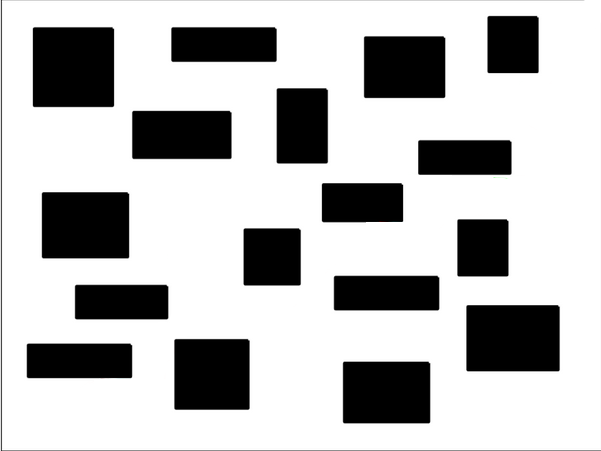
//> input picture build/complex_env.png, 601 x 451 px
$ ./mapRRT   (built with g++ and OpenCV 4)
//> lines starting //> are read from the running program, lines starting //| are printed output that depends on the picture; after the words box and inside, x2 and y2 are one past the last pixel; in counts of white or black regions, pixels touching at a corner belong together
// Original RRT algo repo:
//https://github.com/nikhilchandak/Rapidly-Exploring-Random-Trees

// To run the RRT and run the waypoint and colreg mission directly after the waypoints have been generated:
//./sfml-app ; cd; cd moos-ivp-tschaefe/missions/m2_berta_blackout ; ktm; ./clean.sh; ./launch.sh

// To test square.PNG or im_with_coord.png:
//modify start stop coordinates
//modify image name and height width
//modify threshold type
//modify jump size
//modify biased sampling zone


//includes files and namespaces ---------------------------------------

#include <chrono>
#include <cmath>
#include <iostream>
#include <cstdio>
#include <random>
#include <SFML/Graphics.hpp>
#include <geometry.h>
#include <fstream>
namespace MyLib
{
    using GeometryPoint = Point;
}
#include <opencv2/opencv.hpp>
#include <iostream>
#include <vector>
using namespace cv;
using namespace std ;


//visualization and simulation parameters--------------------------------------------------------------------------------


bool see_image_processing_only = false;
bool visualize_sampling_area = false;
bool visualize_sampling = false;
int nb_max_iterations = 1000 ;
int nb_max_iterations_after_found = 1000;
bool optimize_sampling_nodes = true;
bool optimize_sampling_obstacles = false;

int nb_simulations = 0;
int nb_total_simulations = 1;


// [25 lines of commented-out code are left out]

string image_name = "complex_env.png";
const int WIDTH = 601 ;
const int HEIGHT = 451 ;

// [23 lines of commented-out code are left out]

const int RADIUS = 5 ;
const double GOAL_SAMPLING_PROB = 0.05;
const double INF = 1e18;

// [5 lines of commented-out code are left out]
const double JUMP_SIZE = (WIDTH+HEIGHT)/9 ; //tentative for all maps (except bugtrap)
//const double JUMP_SIZE = 75; //for bugtrap.png
//const double JUMP_SIZE = 15; //for smartRRT.png
const double DISK_SIZE = JUMP_SIZE ; // Ball radius around which nearby points are found

int path_point_id =0;
int obstacle_id =0;
int obstacle_vertex_id =0;

int iterations = 0 ; int iterations_after_found =0; //added here, was declared in main before, did it to use it in RRT() modulo 3 to biase the sampling around obstacle edge

vector < Polygon > obstacles ;
MyLib::GeometryPoint start, stop ;
int obstacle_cnt = 1 ;

vector<MyLib::GeometryPoint> nodes ;
vector<MyLib::GeometryPoint> path_points ;

vector<int> parent, nearby ;
vector < double > cost, jumps ;
int nodeCnt = 0, goalIndex = -1 ;

vector <sf::ConvexShape> polygons ;
sf::CircleShape startingPoint, endingPoint ;
bool pathFound = 0 ;

template <typename T> // Returns a random number in [low, high]
// [97 lines left out: functions randomCoordinate, pickRandomPointAround, resizeView, convert_to_pmarineviewer, convert_latlon_to_pixels, not called in this run]


// Prepares SFML objects of starting, ending point and obstacles
void prepareInput() {
	// Make starting and ending point circles ready
	startingPoint.setRadius(RADIUS); endingPoint.setRadius(RADIUS);
    startingPoint.setFillColor(sf::Color(208, 0, 240)); endingPoint.setFillColor(sf::Color::Blue);
    startingPoint.setPosition(start.x, start.y); endingPoint.setPosition(stop.x, stop.y);
    startingPoint.setOrigin(RADIUS/2, RADIUS/2); endingPoint.setOrigin(RADIUS/2, RADIUS/2);

    // Prepare polygon of obstacles
	polygons.resize(obstacle_cnt);
	for(int i = 0; i < obstacle_cnt; i++) {
		polygons[i].setPointCount(obstacles[i].pointCnt);
		polygons[i].setFillColor(sf::Color(89, 87, 98));
		for(int j = 0; j < obstacles[i].pointCnt; j++)
			polygons[i].setPoint(j, sf::Vector2f(obstacles[i].points[j].x, obstacles[i].points[j].y));
	}
}

// [117 lines left out: functions draw, isEdgeObstacleFree, pickRandomPoint, checkDestinationReached, not called in this run]

/* Inserts nodes on the path from rootIndex till Point q such
   that successive nodes on the path are not more than
   JUMP_SIZE distance away */
// [12 lines left out: function insertNodesInPath, not called in this run]

/*  Rewires the parents of the tree greedily starting from
	the new node found in this iterationsation as the parent */
// [15 lines left out: function rewire, not called in this run]

/*	Runs one iteration of RRT depending on user choice
	At least one new node is added on the screen each iteration. */
// [162 lines left out: function RRT, not called in this run]

/////////////////////////////////////////////////////////////////////////////MAIN

int main() {


////////////////////////////////////////////map part

Mat image = imread(image_name);
//> image is the input picture: 451 rows x 601 cols, CV_8UC3; mean B, G, R 186.3, 186.3, 186.3

    const int WIDTH = image.cols ;
//> WIDTH = 601
    const int HEIGHT = image.rows ;
//> HEIGHT = 451


    // Convert the image to grayscale
    Mat gray_image;
    cvtColor(image, gray_image, COLOR_BGR2GRAY);

    // Apply a threshold to the image to isolate the dark areas that correspond to the water bodies
    Mat thresholded_image;
  //threshold(gray_image, thresholded_image, 100, 10, THRESH_BINARY_INV); //this line is for black obstacles. remove _INV for water area (since we want dark zones to be not obstacles)// for square.png
  threshold(gray_image, thresholded_image, 40, 10, THRESH_BINARY_INV); // for M6 this line is for black obstacles. remove _INV for water area (since we want dark zones to be not obstacles)// for square.png
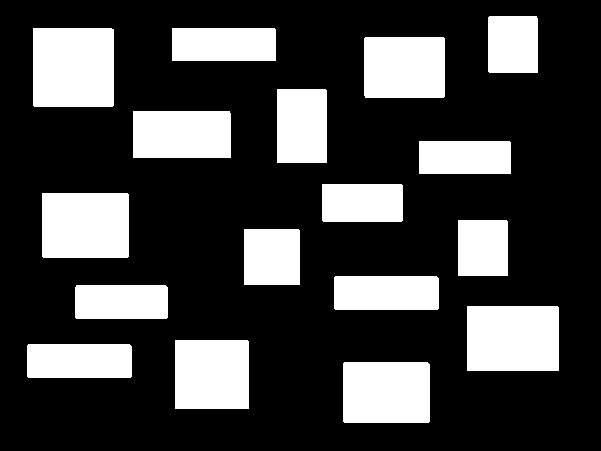
//> thresholded_image: 451 rows x 601 cols, CV_8UC1; values 0 (black) and 10 (white), 25.9% white; 17 white regions
  //threshold(gray_image, thresholded_image, 80, 255, THRESH_BINARY); // for water area (since we want dark zones to be not obstacles)// for im_with_coord.png

    // Apply a morphological operation (erosion or dilation) to remove noise and improve the quality of the thresholded image
    Mat eroded_image;
    Mat dilated_image;
    Mat kernel = getStructuringElement(MORPH_RECT, Size(1, 1)); // used to have no margin, for comparing with smart rrt algo on the corner of obstacle
   //Mat kernel = getStructuringElement(MORPH_RECT, Size(15, 15)); //used for both square and water, gives some margin around obstacle
    erode(thresholded_image, eroded_image, kernel);
    dilate(thresholded_image, dilated_image, kernel);

    // Find the contours of the thresholded areas
    vector<vector<cv::Point>> contours;
    findContours(dilated_image, contours, RETR_EXTERNAL, CHAIN_APPROX_SIMPLE); //find contour of obstacles. the result is a list of list of vertices counter clock wise
//> contours = 17 contours; largest, box (x1, y1, x2, y2) and area: (33, 28, 114, 107) 6238, (467, 306, 559, 371) 5824, (42, 193, 129, 258) 5502, (343, 362, 430, 423) 5156, (175, 340, 249, 409) 4964

    // [14 lines of commented-out code are left out]

    vector<vector<cv::Point>> contours_clockwise = contours;
//> contours_clockwise has the same summary as contours


  //reversing the order  only if not clockwise yet
    for (int i = 0; i < contours_clockwise.size(); i++ )
    {


	    int sum = 0;

	    for (int c = 0; c < contours_clockwise[i].size(); c++)
	    {

		    cv::Point p1 = contours_clockwise[i][c];
		    cv::Point p2 = contours_clockwise[i][(c + 1) % contours_clockwise[i].size()];
		    sum += (p2.x - p1.x) * (p2.y + p1.y);
	    }

	    if (!(sum <0))
	    {
	   	std::reverse(contours_clockwise[i].begin(), contours_clockwise[i].end() );
	    }

    }
//> this loop made 17 passes
//> sum on passes 1 to 12: 10313, 6857, 9927, 11647, 6063, 6857, 6049, 5389, 11005, 5917, 5823, 8921


 if (see_image_processing_only)
{
     // Draw the found contours on the original image
    Mat drawn_image = image.clone();

    // Draws all the obstacle at once
    drawContours(drawn_image, contours, -1, Scalar(0, 255, 0), FILLED);

	// Change color for each obstacle
    for (int i = 0; i < contours.size(); i++)
	{
	 polylines(drawn_image, contours[i], true, Scalar(0*randomCoordinate(0.0, 1.0), 250*randomCoordinate(0.0, 1.0), 0*randomCoordinate(0.0, 1.0)), 4);
}


    // Display the result
    imshow("Original Image", image);
   // imshow("Grayscale Image", gray_image);
    imshow("Thresholded Image", thresholded_image);
  //  imshow("Eroded Image", eroded_image);
    imshow("Dilated Image", dilated_image);
    imshow("Contours", drawn_image);
    waitKey(0);
    return 0;

}


////////////////////////////////////////////RRT part


while (nb_simulations < nb_total_simulations)

{

path_point_id =0;
obstacle_id =0;
obstacle_vertex_id =0;
iterations = 0 ;
iterations_after_found =0;
nodes.clear() ;
path_points.clear() ;
parent.clear() ;
nearby.clear() ;
cost.clear() ;
jumps.clear() ;
nodeCnt = 0;
goalIndex = -1 ;
pathFound = 0 ;


auto start_time = std::chrono::high_resolution_clock::now(); //Starts measuring time here


////////////////////////////////////////////////////////

ofstream convergence_logs;
string file_name;

file_name = to_string(nb_simulations) + image_name + "_" ;
if (optimize_sampling_nodes) file_name = file_name+"optimized_";
file_name = file_name + to_string(nb_max_iterations) + ".csv";


string file_path = "../" ;
string file_instruction = file_path+file_name;

convergence_logs.open (file_instruction);
convergence_logs << "test, rrt iteration, number of waypoints, distance to goal, time\n";


if (!see_image_processing_only)
{


// [45 lines of commented-out code are left out]

start.x = 10;  //for complex_env.PNG
start.y = 440;
stop.x = 590;
stop.y = 10;

//start.x = 119;  //for smartRRTtest.png
//start.y = 111;
//stop.x = 197;
//stop.y = 5;

//start.x = 1000;  //for MIT_SP.tif (in pixel)
//start.y = 1500;
//stop.x = 3000;
//stop.y = 1500;

/*double goal_lat = 42.358258; //for MIT_SP.tif going around the dock
double goal_lon = -71.088378;
double start_lat = 42.358738;
double start_lon = -71.087108;

start.x = convert_latlon_to_pixels(start_lat, start_lon).x;
start.y = convert_latlon_to_pixels(start_lat, start_lon).y+10; //-10; //adjusting by 10 pixels to not be against the dock.
stop.x = convert_latlon_to_pixels(goal_lat, goal_lon).x-10;
stop.y = convert_latlon_to_pixels(goal_lat, goal_lon).y-10; //+10; //adjusting by 10 pixels to not be against the dock.

cout << start.x << "	" << start.y << "	"<< stop.x << "	" << stop.y << endl; */


//pnts //nb of vertices of an obstacle. the vertices then have to be given in clockwise order. we get a counter clockwise from the map reader. how to solve this? : use reverse() on the vertex list
//pnt //vertex of an obstacle

//*  was the get input function, basically replaced by info from map part to create list of obstacles (obstacles = contours_clockwise;)

///*

obstacle_cnt = contours.size(); //nb of obstacles from map part (devrait etre contours_clockwise? surement pareil)
obstacles.resize(obstacle_cnt);
//> (this line was passed over: obstacles is not available in this run)
int pnts = 0 ;
MyLib::GeometryPoint pnt ;
vector < MyLib::GeometryPoint > poly ;

	for(int i = 0; i < obstacle_cnt; i++) {
		poly.clear();
		pnts = contours_clockwise[i].size();
		poly.resize(pnts);

		for(int j = 0; j < pnts; j++) {

			pnt.x = contours_clockwise[i][j].x;
			pnt.y = contours_clockwise[i][j].y;
			obstacles[i].addPoint(pnt);
//> (this line was passed over: obstacles is not available in this run)
		}
	}


	prepareInput();


    sf::RenderWindow window(sf::VideoMode(WIDTH, HEIGHT), "Basic Anytime RRT");

    sf::View view(sf::FloatRect(0, 0, WIDTH, HEIGHT)); //add resizable

	nodeCnt = 1; nodes.push_back(start); iterations = 0 ; iterations_after_found =0;
	parent.push_back(0); cost.push_back(0);
    sf::Time delayTime = sf::milliseconds(5);

    /////trying to load the image
    sf::Texture texture;
    if (!texture.loadFromFile(image_name))
        return -1;

    // Create a sprite to display the image
    sf::Sprite sprite(texture);


   // cout << endl << "Starting node is in Pink and Destination node is in Blue" << endl << endl ;
    while (window.isOpen())
    {
        sf::Event event;
        while (window.pollEvent(event))
        {
            if (event.type == sf::Event::Closed)
            {
            	window.close();
            	return 0; exit(0);
            }

            else if (event.type == sf::Event::Resized) {
                // Resize and re-center the view to keep the aspect ratio
                resizeView(window, view);

                // Resize the window back to maintain the aspect ratio, if the difference is significant
                auto size = window.getSize();
                sf::Vector2u newSize;

                if (size.x / static_cast<float>(WIDTH) > size.y / static_cast<float>(HEIGHT)) {
                    newSize.x = static_cast<unsigned int>(size.y * (static_cast<float>(WIDTH) / HEIGHT));
                    newSize.y = size.y;
                } else {
                    newSize.x = size.x;
                    newSize.y = static_cast<unsigned int>(size.x * (static_cast<float>(HEIGHT) / WIDTH));
                }

                // Only resize if the size difference is more than a few pixels
                if (abs(static_cast<int>(newSize.x - size.x)) > 3 || abs(static_cast<int>(newSize.y - size.y)) > 3) {
                    window.setSize(newSize);
                }
            }
        }
        RRT(); iterations++;


        if(pathFound)
        {
       // if(iterations_after_found==0)
       // {
        auto end_time = std::chrono::high_resolution_clock::now();

		    // calculate and print the duration
		    auto duration_time = std::chrono::duration_cast<std::chrono::milliseconds>(end_time - start_time).count();
		   // std::cout << "Found after: " << duration_time/1000.0 << " seconds." << std::endl;
       // }
        iterations_after_found++;
        convergence_logs << "1," << iterations << "," << path_points.size() << "," << cost[goalIndex] << "," << duration_time << "\n"; //write the distance only after found (to check convergence only)
        }

        //convergence_logs << "1," << iterations << "," << path_points.size() << "," << cost[goalIndex] << "\n"; //write all the distance for all iterations

		if(iterations % 500 == 0) {
			cout << "Iterations: " << iterations << endl ;
			cout << "Iterations after found: " << iterations_after_found << endl ;

			if(!pathFound) cout << "Not reached yet :( " << endl ;
			else cout << "Shortest distance till now: " << cost[goalIndex] << " units." << endl ;
			cout << endl ;
		}

		//if (iterations_after_found == nb_max_iterations_after_found)
		if (iterations == nb_max_iterations)
		{


		auto end_time = std::chrono::high_resolution_clock::now();

		    // calculate and print the duration
		    auto duration_time = std::chrono::duration_cast<std::chrono::milliseconds>(end_time - start_time).count();
		    std::cout << "Duration: " << duration_time/1000.0 << " seconds." << std::endl;


		 //converting pixels to long and lat of the forrest tif file and writing a plug file


		ofstream myfile;
		  myfile.open ("../../../moos-ivp-tschaefe/missions/m2_berta_blackout_charles/plug_test.bhv");
		  myfile << "//----------------------------------------------.\n";
		  myfile << "Behavior = BHV_Waypoint  \n";
		  myfile << "{  \n";
		  myfile << "name      = waypt_return  \n";
		  myfile << "pwt       = 100  \n";
		  myfile << "updates   = RETURN_UPDATES  \n";
		  myfile << "condition = MODE==RETURNING  \n";
		  myfile << "endflag   = STATION_KEEP = true  \n";
		  myfile << "endflag   = AVOID = false  \n";
		  myfile << "speed = 1.3  \n";
		  myfile << "radius = 3.0  \n";
		  myfile << "nm_radius = 15.0 \n";
		  myfile << "points = ";

		  if (path_points.size() != 0)
		  {

		  for (int l = 0; l <path_points.size()-1; l++ )

		  {

		  path_points[l] = convert_to_pmarineviewer(path_points[l]);

		  myfile << path_points[l].x << "," << path_points[l].y << " : " ;
		  }

		  path_points[path_points.size()-1] = convert_to_pmarineviewer(path_points[path_points.size()-1]);

		  myfile << path_points[path_points.size()-1].x << "," << path_points[path_points.size()-1].y;
		  myfile << " \n";
		  myfile << "order = reverse  \n";
		  myfile << "lead = 8  \n";
		  myfile << "} \n";

		  }


		  myfile.close();
		  convergence_logs.close();

		 // return 0;  uncomment to come back
		 nb_simulations++; //to remove to come back
		 window.close();
		}

		// [10 lines of commented-out code are left out]

        	window.clear();
        	window.setView(view);
        	// Draw your elements here
        	window.draw(sprite);
        	draw(window);
        	window.display();
    }
}

}
//> (in prepareInput, `startingPoint.setRadius(RADIUS); endingPoint.setRadius(RADIUS);` was passed over: startingPoint is not available in this run)
//> (in prepareInput, `startingPoint.setRadius(RADIUS); endingPoint.setRadius(RADIUS);` was passed over: endingPoint is not available in this run)
//> (in prepareInput, `startingPoint.setFillColor(sf::Color(208, 0, 240)); endingPoint.setFil..` was passed over: sf is not available in this run)
//> (in prepareInput, `startingPoint.setFillColor(sf::Color(208, 0, 240)); endingPoint.setFil..` was passed over: sf is not available in this run)
//> (in prepareInput, `startingPoint.setPosition(start.x, start.y); endingPoint.setPosition(s..` was passed over: startingPoint is not available in this run)
//> (in prepareInput, `startingPoint.setPosition(start.x, start.y); endingPoint.setPosition(s..` was passed over: endingPoint is not available in this run)
//> (in prepareInput, `startingPoint.setOrigin(RADIUS/2, RADIUS/2); endingPoint.setOrigin(RAD..` was passed over: startingPoint is not available in this run)
//> (in prepareInput, `startingPoint.setOrigin(RADIUS/2, RADIUS/2); endingPoint.setOrigin(RAD..` was passed over: endingPoint is not available in this run)
//> (in prepareInput, `polygons.resize(obstacle_cnt);` was passed over: a library is not available in this run)
//> (in prepareInput, `polygons[i].setPointCount(obstacles[i].pointCnt);` was passed over: a library is not available in this run)
//> (in prepareInput, `polygons[i].setFillColor(sf::Color(89, 87, 98));` was passed over: a library is not available in this run)
//> (the run ends here: the program needs code that is not available in this run, at `for(int j = 0; j < obstacles[i].pointCnt; j++)`)
